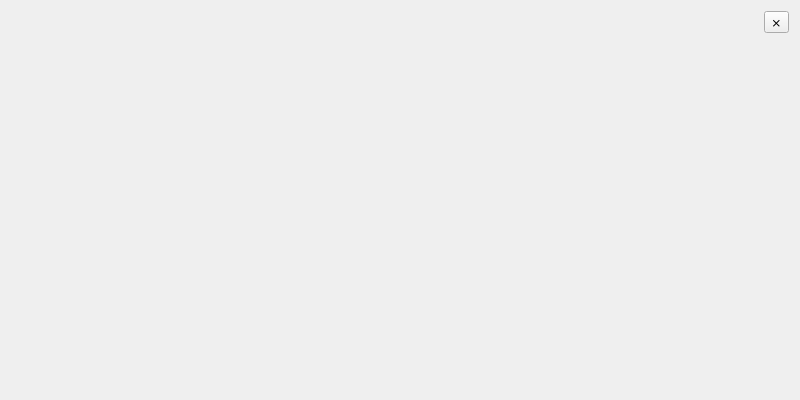
<?xml version="1.0" encoding="UTF-8"?>
<ui version="4.0">
 <class>settingUi</class>
 <widget class="QWidget" name="settingUi">
  <property name="geometry">
   <rect>
    <x>0</x>
    <y>0</y>
    <width>800</width>
    <height>400</height>
   </rect>
  </property>
  <property name="windowTitle">
   <string>settingUi</string>
  </property>
  <layout class="QVBoxLayout" name="verticalLayout">
   <item alignment="Qt::AlignTop|Qt::AlignRight">
    <widget class="QToolButton" name="exitButton">
     <property name="text">
      <string>⨯</string>
     </property>
    </widget>
   </item>
  </layout>
 </widget>
 <resources/>
 <connections/>
</ui>
